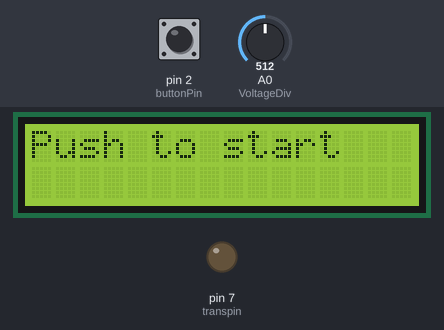
Simulated run of this sketch. Board: Arduino Uno, built with avr-gcc and run on an emulated ATmega328P. Parts: 16×2 character LCD, output pins drawn as LEDs (lit = HIGH). The inputs (shaded band) are chosen by the test bench; at power-on: pin 2 (buttonPin) LOW, A0 (VoltageDiv) = 512. Storage starts empty.

Above: at 0.9 s.
1.0 s: pin 2 (buttonPin) pulled HIGH for 0.15 s
At 2.0 s:
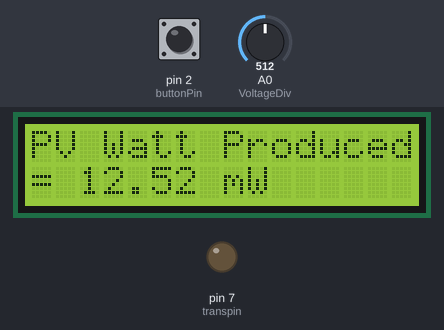
2.7 s: A0 (VoltageDiv) set to 716
At 3.6 s:
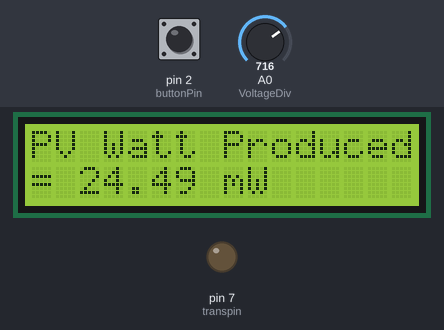
4.2 s: A0 (VoltageDiv) set to 900
At 5.5 s:
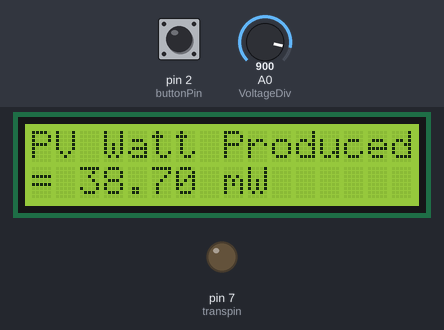
5.8 s: A0 (VoltageDiv) set to 1023
At 27.9 s:
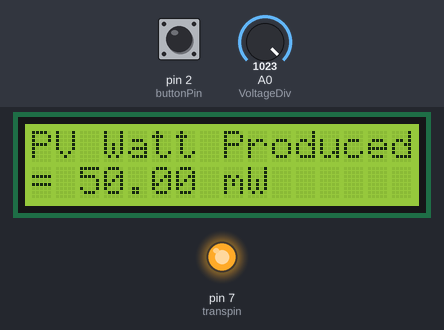
Timing chart, 0 to 28.2 s (numbered marks = the images above; inputs shaded):
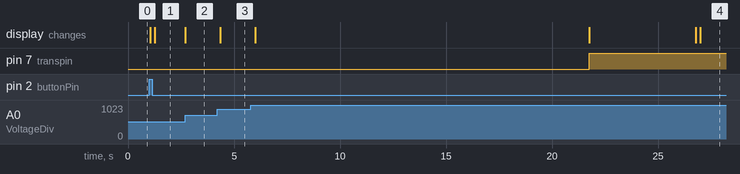

The sketch:

PV-panel-wind.ino
```cpp
#include <SPI.h>
#include <SD.h>
#include <Wire.h>
#include <LiquidCrystal_I2C.h>

LiquidCrystal_I2C lcd(0x27, 16, 2); // set the LCD address to 0x27 for a 16 chars and 2 line display
int VoltageDiv = A0;    // select the input pin for the voltmeter
int VDiv_Value = 0;  // variable to store the value coming from the sensor
float PV_Volt = 0; // variable to store wattage of PV panel
float PV_miliWatt = 0; // variable to store wattage of PV panel

File off_file;
File on_file;

const int transpin = 7;

const int buttonPin = 2;
int buttonState = 0;

const int CS_pin = 10;    // This is the CS pin (no shit) on microsd card module

int set=0;

void setup()
{
  lcd.init(); // initialize the lcd
  lcd.init();
  lcd.backlight();

  lcd.clear();
  lcd.setCursor(0, 0);
  lcd.print("Push to start");

  pinMode(transpin, OUTPUT);

  pinMode(buttonPin, INPUT);
  buttonState = digitalRead(buttonPin);

  while (buttonState == LOW){
      delay(1);
      buttonState = digitalRead(buttonPin);
      if (buttonState == HIGH){
          continue;
      }
  }
  lcd.clear();
  lcd.setCursor(0, 0);
  lcd.print("PV Watt Produced;");
  lcd.setCursor(0, 1);
  lcd.print("=");
  lcd.setCursor(8, 1);
  lcd.print("mW");

  SD.begin(CS_pin);
  if (SD.exists("off_file.txt") || SD.exists("on_file.txt")){
    SD.remove("off_file.txt");
    SD.remove("on_file.txt");
  };
}

void loop()
{
        set = set + 1;

        if (set == 1){
                off_file = SD.open("off_file.txt", FILE_WRITE);
        }
        else if (set == 2){
                on_file = SD.open("on_file.txt", FILE_WRITE);
        };
        switch (set){
        case 1:
                for (int i = 0; i <= 99; i++){
                        delay(200);
                        VDiv_Value = (analogRead(VoltageDiv));// analogRead func. maps measured voltage between 0 to 1023 thus this conversion
                        PV_Volt = 2*((VDiv_Value*5)/1023.0);
                        PV_miliWatt = 1000*(pow(PV_Volt, 2)/2000.0);    //P=V^2/R we know the voltage and resistor values (2x 1kohms)
                        lcd.setCursor(2, 1);
                        lcd.print(PV_miliWatt);
                        off_file.println(PV_miliWatt);
                        }
        break;
        case 2:
                for (byte i = 0; i <= 99; i++){
                        delay(200);
                        VDiv_Value = (analogRead(VoltageDiv)); // Since PV panel's max output is 6V this is expected to measure 3V@max
                        PV_Volt = 2*((VDiv_Value*5)/1023.0);
                        PV_miliWatt = 1000*(pow(PV_Volt, 2)/2000.0);
                        // analogRead func. maps measured voltage between 0 to 1023 thus this conversion
                        //P=V^2/R we know the voltage and resistor values (2x 1kohms)
                        lcd.setCursor(2, 1);
                        lcd.print(PV_miliWatt);
                        on_file.println(PV_miliWatt);
                        }
        break;
        default:
                lcd.clear();
                lcd.setCursor(0, 0);
                lcd.print("Restart Arduino");
                while(1);
                }

        if (set == 1){
                off_file.close();
                }
        else if (set == 2){
                on_file.close();
                };
        if (set == 1){
                lcd.clear();
                lcd.setCursor(0, 0);
                lcd.print("Starting the fan");
                lcd.setCursor(0, 1);
                lcd.print("Please wait...");
                digitalWrite(transpin, HIGH);
                delay(5000);
                };
        if (set ==  2){
                digitalWrite(transpin, LOW);
                }
        lcd.clear();
        lcd.setCursor(0, 0);
        lcd.print("PV Watt Produced;");
        lcd.setCursor(0, 1);
        lcd.print("=");
        lcd.setCursor(2, 1);
        lcd.setCursor(8, 1);
        lcd.print("mW");
}
```

Measured:
- after the input at 1.0 s, the display: first changes after 0.05 s (image 1 shows a later state)
- after the input at 2.7 s, the display: changes at once (image 2)
- after the input at 4.2 s, the display: changes after 0.16 s (image 3)
